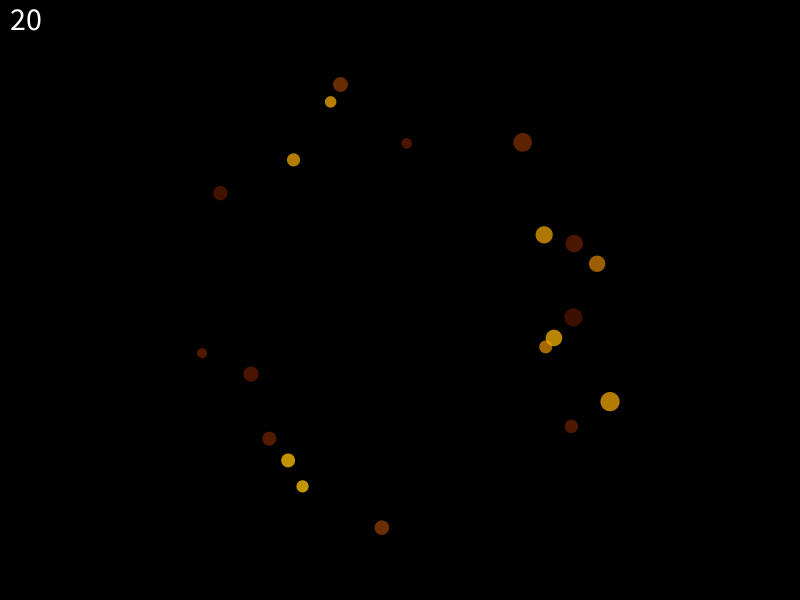
Frame 1 (no input)
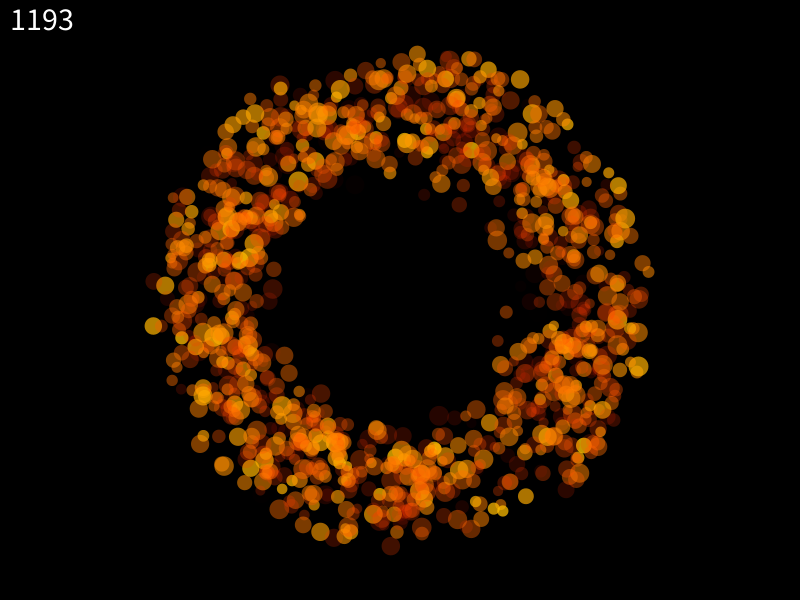
Frame 60 (the mouse pressed at the canvas centre just before this capture)
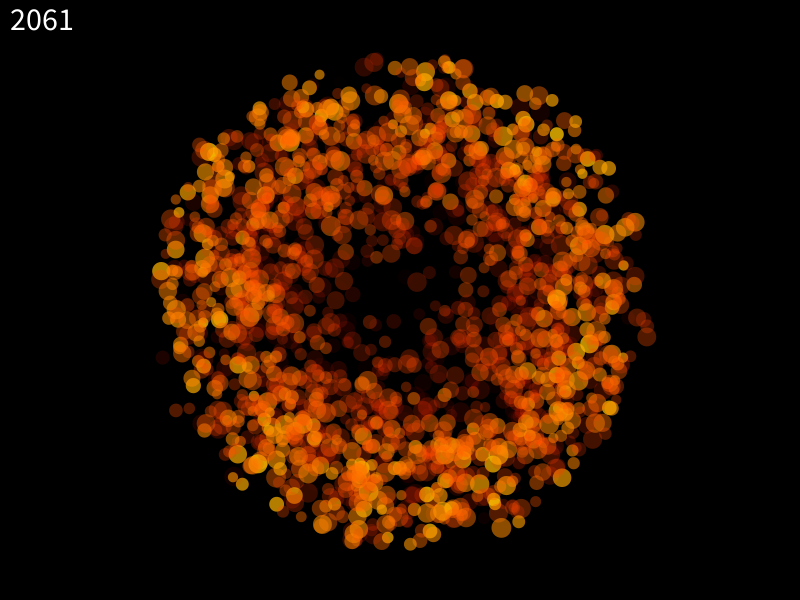
Frame 120 (the mouse held since frame 60 and released just before this capture)

The Processing sketch that drew these frames (run headless with seeded random() and noise(); from frame 60 on, the mouse is pressed at the canvas centre):

// Processing sketch: particules
// ── particules.pde

Particle particles = new Particle(0,0,0,0,1,0,0);
int n = 0;

void setup ()
{
  size(800, 600);
  
  noStroke();
  
}



void draw ()
{
  background (0);
  //if (n<1000)
  for (int i=0; i<20; i++)
  {
    float theta = random(0, 2*PI);
    float r = random(150,250);
    
    particles.push(new Particle(400+r*cos(theta), 300+r*sin(theta), random(-.5,.5), random(-.5,.5), (int)random(50,200), random(10.,20.), 0));//random(15., 30.), random(-.5,.5)
    
  }
  
  fill(255);
  textSize(32);
  text(Integer.toString(np), 10, 30);
  
  particles.dr();
  particles.upd();
  
  //n++;
  
}


float[] acc (float x, float y)
{
  float r = sqrt((x-400)*(x-400)+(y-300)*(y-300));
  float theta = atan2(y-300,x-400);
  
  //stroke(255);
  //line(400, 300, 400+50*cos(theta), 300+50*sin(theta));
  
  float b = 0.0001;//0.992;
  
  float[] f = {-b*r*cos(theta), -b*r*sin(theta)};
  
  
  return f;
}
// ── Particle.pde
int np = 0;


class Particle
{
  private static final float s3 = 1.7320508075688772935274463415059;
  
  private float x, y;
  private float vx, vy;
  private int life;
  private float size;
  private int type;
  
  private Particle prec, next;

  
  public void dr ()
  {
    if (next!=null)
      next.draw();
  }
  
  public void upd ()
  {
    if (next!=null)
      next.update();
  }
  
  public void push (Particle p)
  {
    p.prec = this;
    p.next = next;
    if (next!=null)
      next.prec = p;
    next = p;
    
    np ++;
  }
  
  public Particle (float x, float y, float vx, float vy, int life, float size, int type)
  {
    this.x = x;
    this.y = y;
    this.vx = vx;
    this.vy = vy;
    this.life = life;
    this.size = size;
    this.type = type;
  }
  
  public void draw ()
  {
    fill(255,life,0, life);
    switch(type)
    {
    case 1:
      rect(x,y,size,size);
      break;
    case 2:
      triangle(x,y-size/2,x+size*s3/4,y+size/4,x-size*s3/4,y+size/4);
      break;
    default:
      ellipse(x, y, size, size);    
    }
    
    if (next!=null)
      next.draw();
  }
  
  public void update ()
  {
    life --;
    float f[] = acc(x,y);
    vx += f[0];
    vy += f[1];
    
    x += vx;
    y += vy;
    
    if (isDead())
    {
      prec.next = next;
      if (next != null)
        next.prec = prec;
      np --;
    }
    
    if (next!=null)
      next.update();
  }
  
  public boolean isDead ()
  {
    return life==0 || x+size<0 || y+size<0 || x-size>800 || y-size>600;
  }
}
